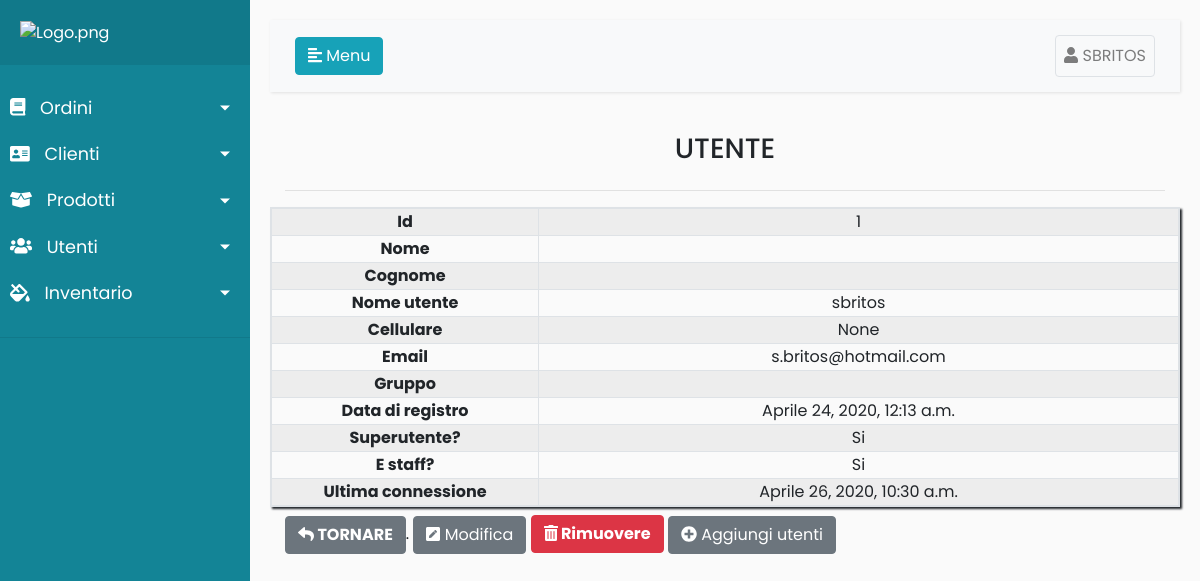
Before: /Registro/detail/1 (signed in) with the older database file.
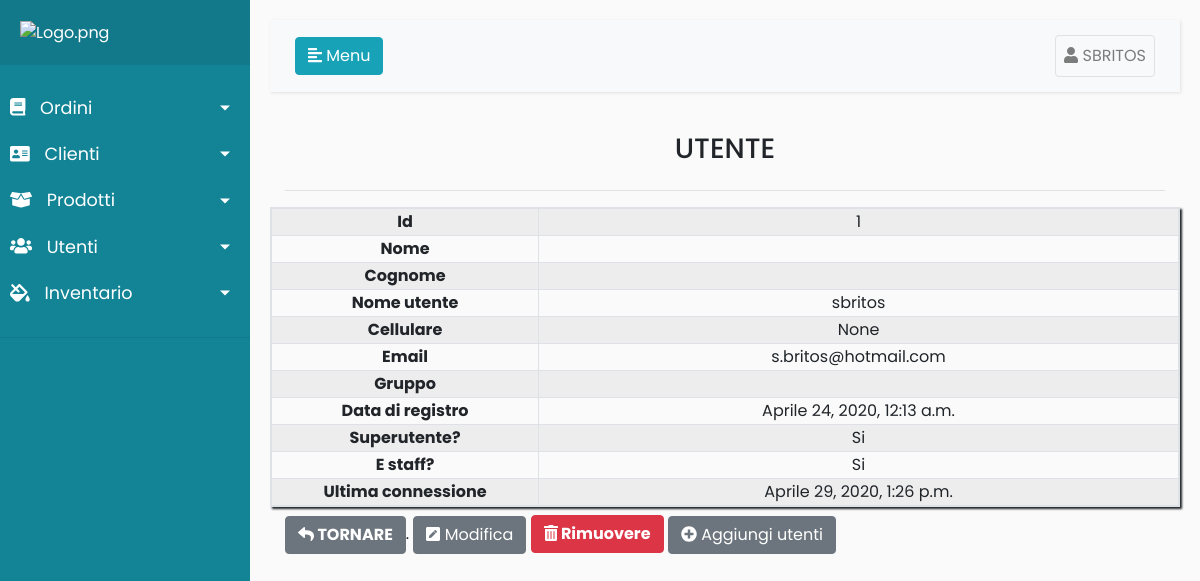
After: the same page with the newer database file.
### Register/models.py (models this page shows)
class Usuarios(AbstractUser):
	telefono = models.CharField(max_length=20,null=True, verbose_name='Teléfono',blank=False)
	class Meta:
		permissions = (('Administrador', 'Administrador'),
					   ('Encargado','Encargado'),
					   ('Pintor','Pintor'),
					   ('Montaje','Montaje'),
					   ('Calidad1','Calidad1'),
					   ('Secretaria','Secretaria'),
					   ('Stock','Stock'),
					   )

### Register/views.py (the view)
# urls.py: path('Registro/detail/<int:pk>',login_required(DetailUserView.as_view()),name='detailUsuario'),
class DetailUserView(DetailView):
    model = Usuarios
    template_name = 'register/detail.html'

### Register/templates/register/detail.html (shortened to what this page needs)
{%extends 'register/index.html'%}
{%load static%}
{% load widget_tweaks %}
{%block content%}
<div class="container">
    <div class="d-flex justify-content-center">
        <h3>UTENTE {{object.first_name|upper }} {{object.last_name|upper}}</h3>
    </div>
    <hr>
</div>
<table class="table-responsive  table-striped table-bordered" style="box-shadow:2px 2px 2px;">
    <form method="post" action="{%url 'deleteUsuario' object.id %}">
    <tbody>
    <tr>
        <th class="text-center" style="width:20rem">Id</th>
        <td class="text-center" style="width:50rem">{{object.id}}</td>
    </tr>
    <tr>
        <th class="text-center" style="width:20rem">Nome</th>
        <td class="text-center" style="width:50rem">{{object.first_name}}</td>
    </tr>
    <tr>
        <th class="text-center" style="width:20rem">Cognome</th>
        <td class="text-center" style="width:50rem">{{object.last_name}}</td>
    </tr>
    <tr>
        <th class="text-center" style="width:20rem">Nome utente</th>
        <td class="text-center" style="width:50rem">{{object.username}}</td>
    </tr>
    <tr>
        <th class="text-center" style="width:20rem">Cellulare</th>
        <td class="text-center" style="width:50rem">{{object.telefono}}</td>
    </tr>
    <tr>
        <th class="text-center" style="width:20rem">Email</th>
        <td class="text-center" style="width:50rem">{{object.email}}</td>
    </tr>
    <tr>
        <th class="text-center" style="width:20rem">Gruppo</th>
        <td class="text-center" style="width:50rem">
        </td>
    </tr>
    <tr>
        <th class="text-center" style="width:20rem">Data di registro</th>
        <td class="text-center" style="width:50rem">{{object.date_joined}}</td>
    </tr>
    <tr>
        <th class="text-center" style="width:20rem">Superutente?</th>
        <td class="text-center" id="superuser" style="width:50rem">{{object.is_superuser}}</td>
    </tr>
    <tr>
        <th class="text-center" style="width:20rem">E staff?</th>
        <td class="text-center" id="staff" style="width:50rem">{{object.is_staff}}</td>
    </tr>
    <tr>
        <th class="text-center" style="width:20rem">Ultima connessione</th>
        <td class="text-center" style="width:50rem">{%if object.last_login == None %}Non ancora connesso {%else%}{{object.last_login}}{%endif%}</td>
    </tr>
</tbody>
</form>
</table>
<div class="container mt-2">
<a href="javascript:history.back(-1);"
             id="jamaica"  class="btn btn-secondary"><strong><i id="japon" class="fa fa-reply"></i> TORNARE</strong></a>.
    {%if perms.Register.Administrador or perms.Register.Encargado or perms.Register.Secreataria%}
<a class="btn btn-secondary " id="jamaica2" href="{%url 'updateUsuario' object.id %}"><i id="japon2" class="fas fa-pen-square"></i> Modifica</a>
{%endif%}
    {% if perms.Register.Administrador %}
<button class="btn btn-danger " style="margin-bottom:2px;" data-toggle="modal" id="jamaica3"
        data-target="#exampleModal1" type="button"><strong><i id="japon3" class="fas fa-trash-alt"></i> Rimuovere</strong></button>
{%endif%}
{%if perms.Register.Administrador or perms.Register.Secretaria or perms.Register.Encargado%}
<a href="{%url 'createUsuario'%}" id="jamaica4" class="btn btn-secondary"><i id="japon4" class="fas fa-plus-circle"></i> Aggiungi utenti</a>
{%endif%}
</div>
{%endblock%}

### Register/templates/register/index.html (shortened to what this page needs)
<!DOCTYPE html>
<html>
<head>
    <link rel="stylesheet" href="https://stackpath.bootstrapcdn.com/bootstrap/4.1.0/css/bootstrap.min.css"
>
    <link rel="stylesheet" href="https://ajax.googleapis.com/ajax/libs/jquerymobile/1.4.5/jquery.mobile.min.css">
</head>
<body>
<div class="wrapper">
    <nav id="sidebar">
        <div class="sidebar-header" style="border-color:#fff;">
            <a href="{%url 'listarOrden'%}"><img src="http://www.fortexsrl.it/wp-content/uploads/2013/05/logo1.png" width="100%"
                             alt="Logo.png"></a>
        </div>
        <ul class="list-unstyled components">
            <li class="">
                <a href="#homeSubmenu" data-toggle="collapse" aria-expanded="false" class="dropdown-toggle">
                    <i class="fas fa-book"></i>
                    Ordini
                </a>
            </li>
            <li>
                <a href="#pageClienti" data-toggle="collapse" aria-expanded="false" class="dropdown-toggle">
                    <i class="fas fa-address-card"></i>
                    Clienti
                </a>
                <a href="#pageSubmenu" data-toggle="collapse" aria-expanded="false" class="dropdown-toggle">
                    <i class="fas fa-box-open"></i>
                    Prodotti
                </a>
            </li>
            <li>
                <a href="#pageUtenti" data-toggle="collapse" aria-expanded="false" class="dropdown-toggle">
                    <i class="fas fa-users"></i>
                    Utenti
                </a>
            </li>
            <li>
                <a href="#pageInventario" data-toggle="collapse" aria-expanded="false" class="dropdown-toggle">
                    <i class="fas fa-fill-drip"></i>
                    Inventario
                </a>
            </li>
        </ul>
    </nav>
    <div id="content">
        <nav class="navbar navbar-expand-lg navbar-light bg-light">
            <div class="container-fluid">
                <button type="button" id="sidebarCollapse" class="btn btn-info">
                    <i class="fas fa-align-left"></i>
                    <span>Menu</span>
                </button>
                <div class="collapse navbar-collapse" id="navbarSupportedContent">
                    <ul class="nav navbar-nav ml-auto">
                        <li class="nav-item">
                            <a href="#pageInventario1" data-toggle="collapse"  style="background:None;"
                               aria-expanded="true"
                               class=" nav-link dropdown border rounded ">
                                <i class="fas fa-user"></i>
                                {{user|upper}}
                            </a>
                        </li>
                    </ul>
                </div>
            </div>
        </nav>
        {%block content%}{%endblock%}
    </div>
</div>
</body>
</html>

Changed rows visible on the page:
changed Usuarios "SBRITOS": last_login "Aprile 26, 2020, 10:30 a.m." → "Aprile 29, 2020, 1:26 p.m."
